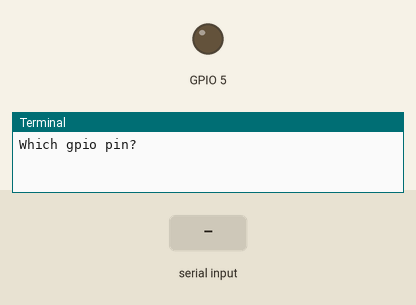
The program below on a simulated Raspberry Pi (BCM pin numbers). Parts: output pins drawn as LEDs (lit = HIGH), the last lines printed to the terminal. Dashed ring = blinking. Inputs (shaded band) come from the test bench.

Above: at 1.2 s.
1.3 s: "5" typed at the terminal
At 1.9 s:
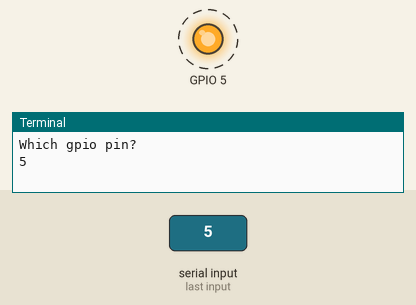
Timing chart, 0 to 10.3 s (numbered marks = the images above; inputs shaded):
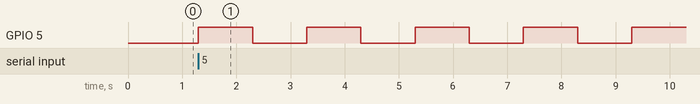

The program:

led_blink_basic.py
```python
"""
Web : https://learn.sparkfun.com/tutorials/raspberry-gpio/python-rpigpio-api
Usage : python led_blink_basic.py
"""
import RPi.GPIO as GPIO
from time import sleep
from sys import exit
import signal

try:
	gpio_pin_num = int(raw_input("Which gpio pin?"))
except ValueError:
	print "Oops! That was no valid number. Try again.."
	exit()

GPIO.setmode(GPIO.BCM)
GPIO.setwarnings(False)
GPIO.setup(gpio_pin_num, GPIO.OUT)

try:
	while True:
		GPIO.output(gpio_pin_num, GPIO.HIGH)
		sleep(1)
		GPIO.output(gpio_pin_num, GPIO.LOW)
		sleep(1)
except KeyboardInterrupt:
	GPIO.cleanup()
finally:
	print("Handling Ctrl+C")
```

Measured:
- after the input at 1.3 s, GPIO 5: alternates HIGH for 1.0 s and LOW for 1.0 s, starting at once
